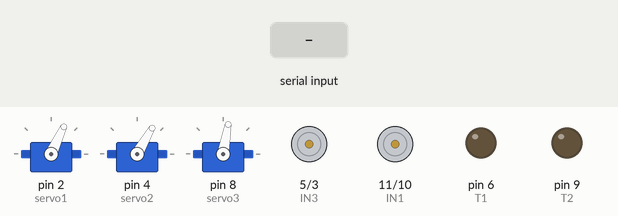
Recording of a sketch running on a simulated Arduino Uno, built with avr-gcc and run on an emulated ATmega328P. Parts: 3 × servo, motor-driver pin pairs drawn as motors (green arrow = first pin HIGH = forward, orange = second pin HIGH = backward, longer = more drive), output pins drawn as LEDs (lit = HIGH). The inputs (shaded band) are chosen by the test bench.

Above: at 1.2 s.
1.3 s: "K" received over the second serial link
At 3.0 s:
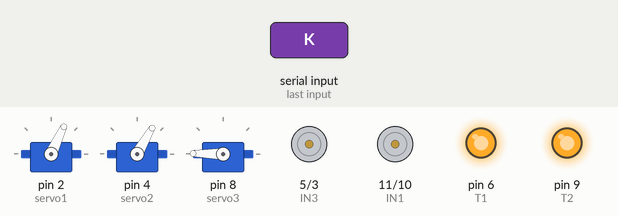
4.3 s: "G" received over the second serial link
At 5.7 s:
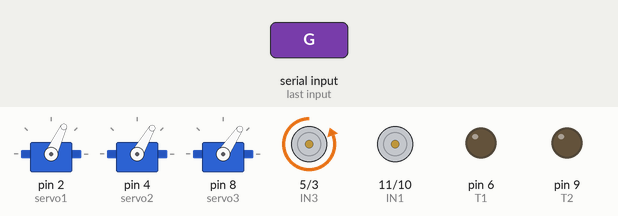
6.5 s: "B" received over the second serial link
At 7.7 s:
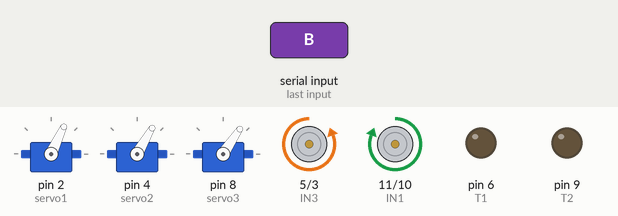
8.0 s: "Z" received over the second serial link
At 9.6 s:
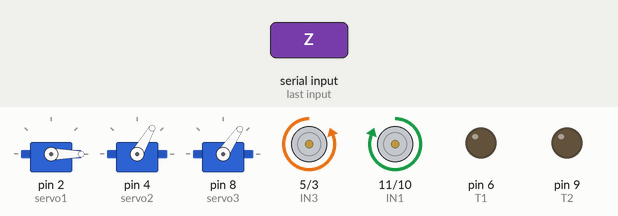
10.5 s: "X" received over the second serial link
At 12.6 s:
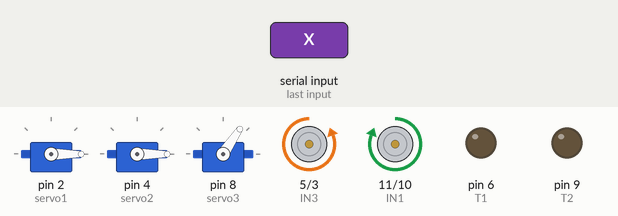
12.9 s: "F90\n" received over the second serial link
At 13.8 s:
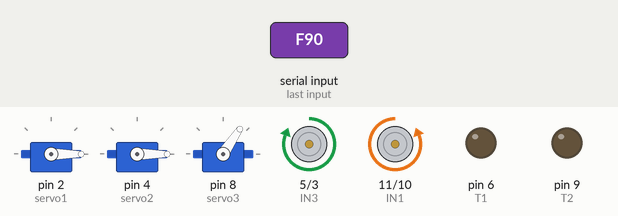
Timing chart, 0 to 15.4 s (numbered marks = the images above; inputs shaded):
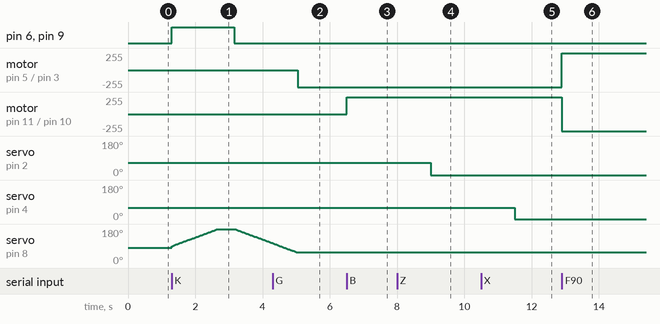

Measured:
- after the input at 1.3 s, pin 6 (T1), pin 9 (T2): LOW → HIGH at once, → LOW 1.9 s later; servo on pin 8 (servo3): rises from 80° to 180° in 1.9 s, then falls to 106° in 1.1 s
- after the input at 4.3 s, motor on pin 5 (IN3) / pin 3 (IN4): stopped → backward 255/255 after 0.74 s
- after the input at 6.5 s, motor on pin 11 (IN1) / pin 10 (IN2): stopped → forward 255/255 at once
- after the input at 8.0 s, servo on pin 2 (servo1): 65° → 0° after 1.0 s
- after the input at 10.5 s, servo on pin 4 (servo2): 60° → 0° after 1.0 s
- after the input at 12.9 s, motor on pin 5 (IN3) / pin 3 (IN4): backward 255/255 → forward 255/255 at once; motor on pin 11 (IN1) / pin 10 (IN2): forward 255/255 → backward 255/255 at once

The sketch:

tank.ino
```cpp
#include<SoftwareSerial.h>
#include<Servo.h>

//Bleutooth
#define TX 1
#define RX 0

SoftwareSerial BC(RX, TX);

//Servomoteurs
Servo servo1;
Servo servo2;
Servo servo3;

//Variable
int PWM;
char DATA;
int angle = 10;

// Moteur A
#define IN1 11
#define IN2 10
// Moteur B
#define IN3 5
#define IN4 3

// Tube
#define T1 6
#define T2 9

void setup() {
  Serial.begin(9600);
  pinMode(IN1, OUTPUT);
  pinMode(IN2, OUTPUT);
  pinMode(IN3, OUTPUT);
  pinMode(IN4, OUTPUT);
  pinMode(T1, INPUT);
  pinMode(T2, INPUT);
  servo1.attach(2);
  servo2.attach(4);
  servo3.attach(8);
  servo1.write(65);
  servo2.write(60);
  servo3.write(80);
  BC.begin(9600);
}

void loop() {
  if (BC.available()) {
    DATA = BC.read();
    switch(DATA) {
      case 'F':                    //Forward
        analogWrite(IN1, 0);
        analogWrite(IN2, 255);
        analogWrite(IN3, 255);
        analogWrite(IN4, 0);
        break;

      case 'R':                    //Right
        analogWrite(IN1, 0);
        analogWrite(IN2, 255);
        analogWrite(IN3, 0);
        analogWrite(IN4, 0);
        break;

      case 'L':                    //Left
        analogWrite(IN1, 0);
        analogWrite(IN2, 0);
        analogWrite(IN3, 255);
        analogWrite(IN4, 0);
        break;

      case 'S':                     //Stop
        analogWrite(IN1, 0);
        analogWrite(IN2, 0);
        analogWrite(IN3, 0);
        analogWrite(IN4, 0);
        break;

      case 'D':                    //Reverse Left
        analogWrite(IN1, 255);
        analogWrite(IN2, 0);
        analogWrite(IN3, 0);
        analogWrite(IN4, 0);
        break;

      case 'G':                    //Reverse Right
        analogWrite(IN1, 0);
        analogWrite(IN2, 0);
        analogWrite(IN3, 0);
        analogWrite(IN4, 255);
        break;

      case 'B':                    //Backward
        analogWrite(IN1, 255);
        analogWrite(IN2, 0);
        analogWrite(IN3, 0);
        analogWrite(IN4, 255);
        break;

      case 'Z':                    //Z axis rotation
        PWM = BC.parseInt();
        servo1.write(PWM);
        break;

      case 'X':                    //X axis rotation
        PWM = BC.parseInt();
        servo2.write(PWM);
        break;

      case 'K':                    //Kill, shoot
        analogWrite(T1, 255);
        analogWrite(T2, 255);
        for(angle = 90; angle < 180; angle++) {
          servo3.write(angle);
          delay(15);
        }
        delay(500);
        analogWrite(T1, 0);
        analogWrite(T2, 0);
        for(angle = 180; angle > 55; angle--) {
          servo3.write(angle);
          delay(15);
        }
        break;

      default :
        break;

    }
  }
}
```
